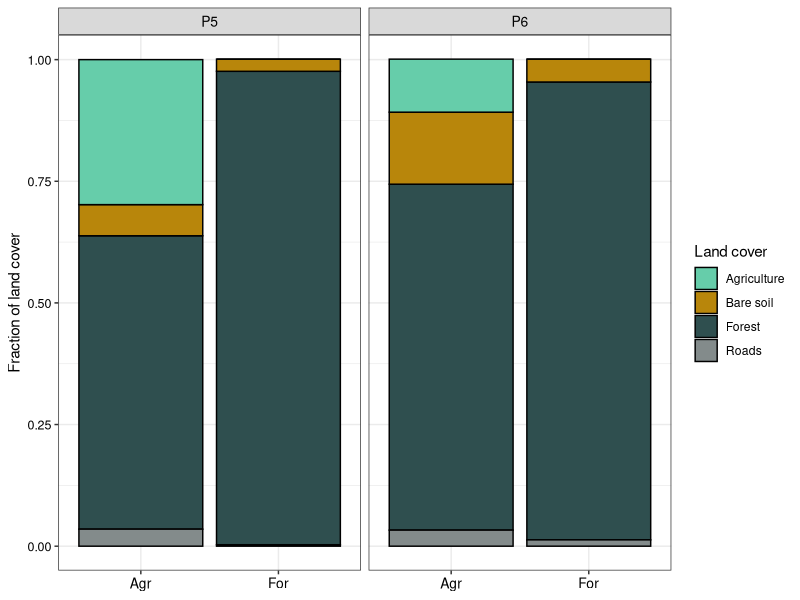
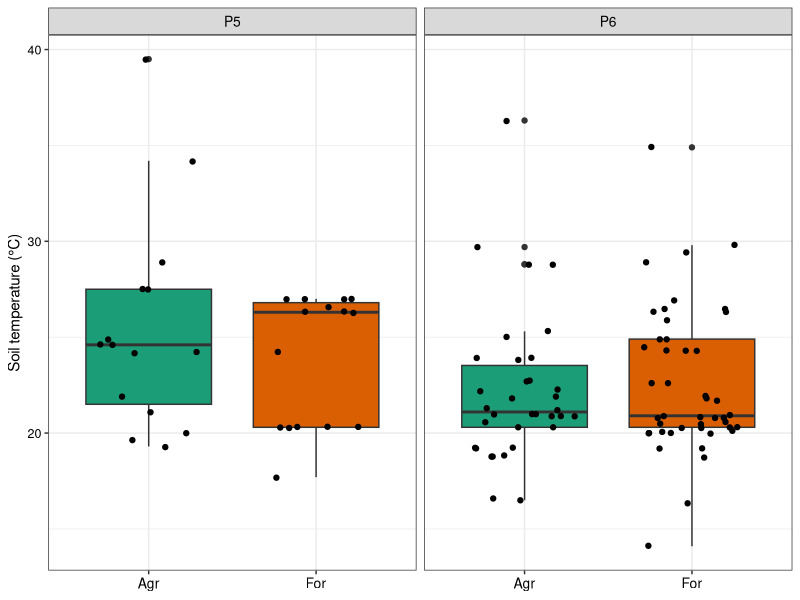
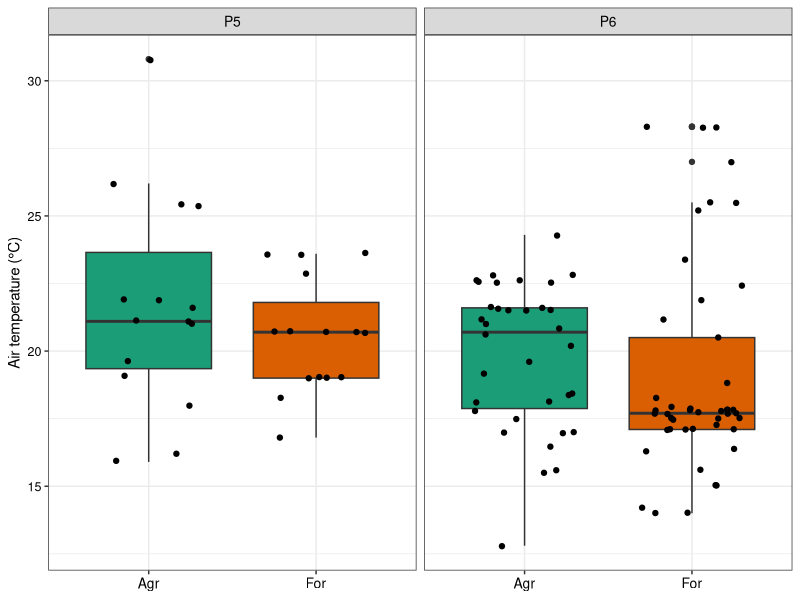
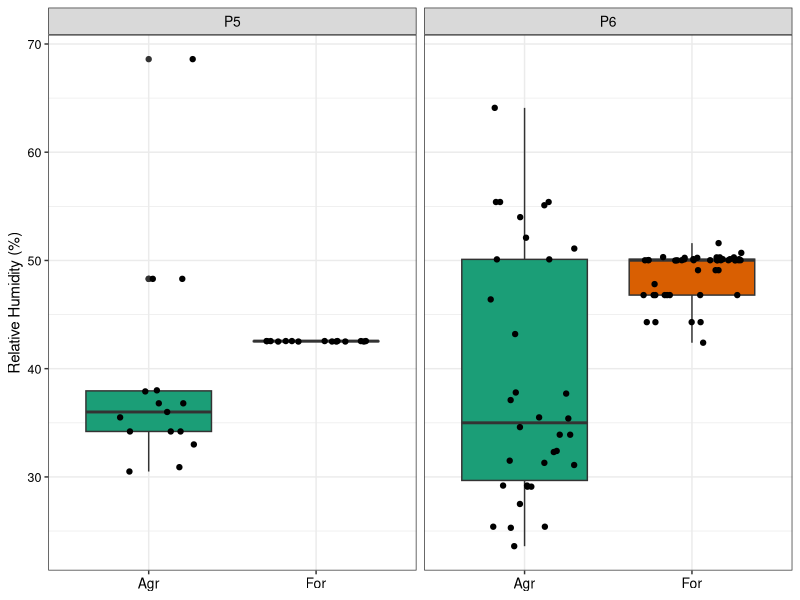
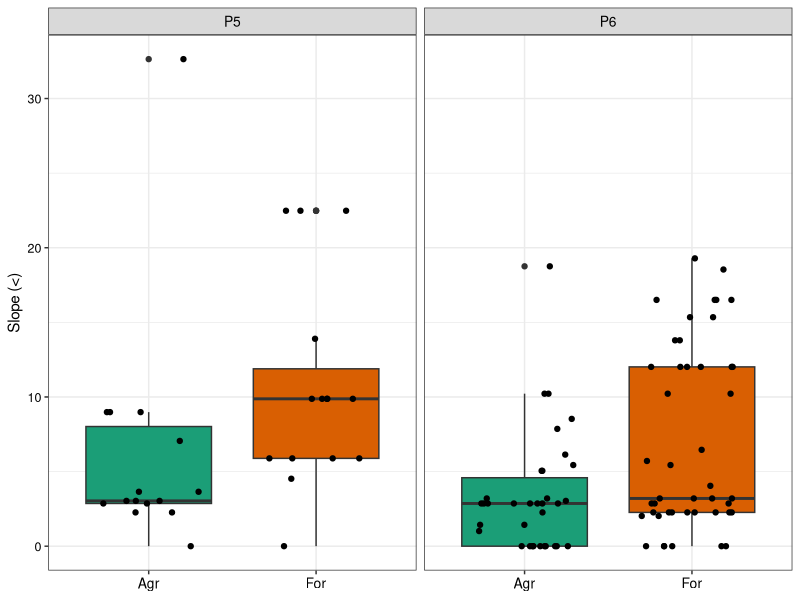
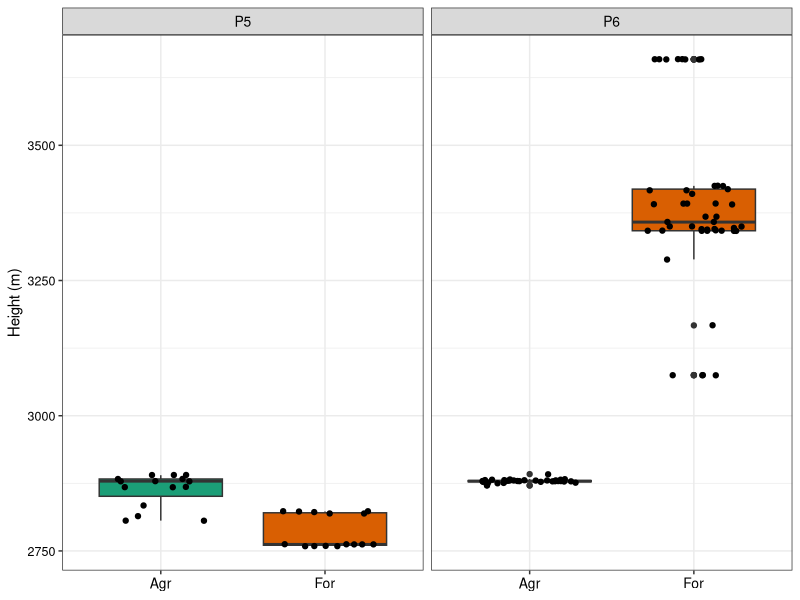
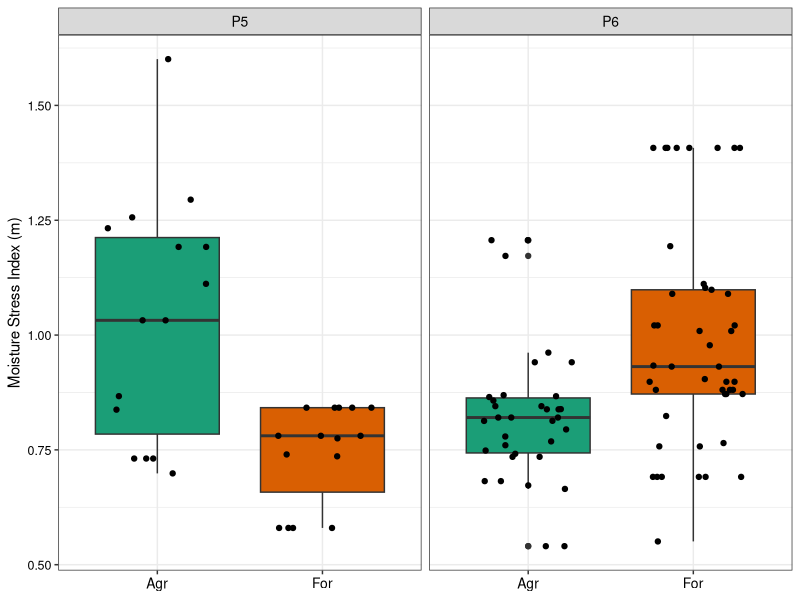
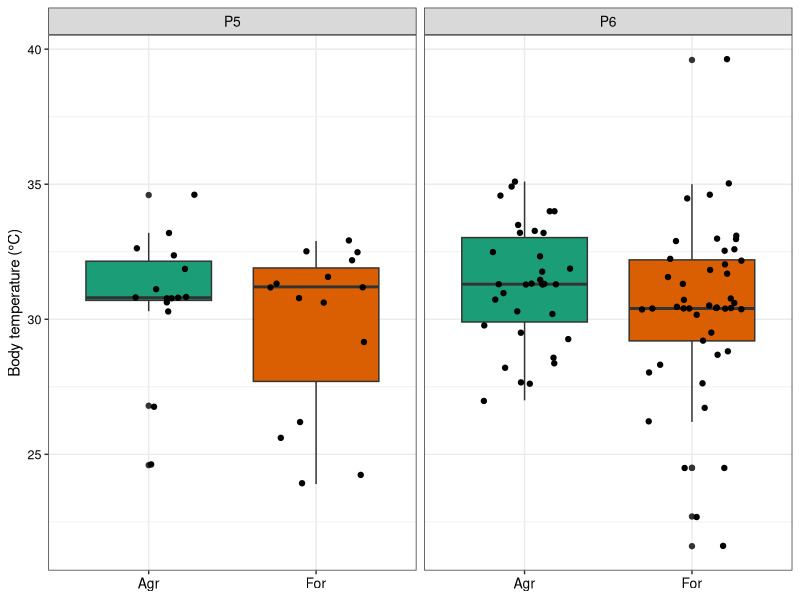

These figures' R source, in order:
## ---- chunk 1
library(ggplot2)
library(nortest)
library(dplyr)
## ---- chunk 2
#Enviromental variables databases
Sg.env<-read.table("Data/Env_Data/Env_Data.txt",header=T)

#Transform to factor some variables
Sg.env$ID<-factor(Sg.env$ID)
Sg.env$Site<-factor(Sg.env$Site)
Sg.env$Polygon<-factor(Sg.env$Polygon)
Sg.env$Site_ID<-factor(Sg.env$Site_ID)

#Explore data
str(Sg.env)
summary(Sg.env)

#Polygon bases
P6<-read.table("Data/Env_Data/P6.txt",header=T)
P5<-read.table("Data/Env_Data/P5.txt",header=T)

#Sites base by polygon
P6For<-read.table("Data/Env_Data/P6For.txt",header=T)
P6Agr<-read.table("Data/Env_Data/P6Agr.txt",header=T)
P5For<-read.table("Data/Env_Data/P5For.txt",header=T)
P5Agr<-read.table("Data/Env_Data/P5Agr.txt",header=T)

#Landscape cover database
Sg.cov<-as.data.frame(read.table("Data/Env_Data/Cov_Data.txt",header=T))

#Transform to factor some variables
Sg.cov$Sites<-factor(Sg.cov$Sites)
Sg.cov$Coverage<-factor(Sg.cov$Coverage,labels=c("Agriculture","Bare soil","Forest","Roads"))

#Explore data
str(Sg.cov)
summary(Sg.env)
## ---- chunk 3
(Sg.lancov<-ggplot(data=Sg.cov, #Database
            aes(x=Sites,y=Prop_Cov,fill=Coverage))+ #Axis definition
            geom_bar(stat="identity",color="black")+ #Geometry definition
            facet_wrap(~Polygon,scale="free_x")+ #Split plots
            ylab("Fraction of land cover")+ #y-axis legend
            scale_fill_manual(values=c("aquamarine3","darkgoldenrod","darkslategray","azure4"))+ #Colors definition
            theme_bw()+ #Canvas definition
            labs(fill="Land cover")+ #Rename legend
            scale_x_discrete(labels=c("Agr","For"))+ #Rename groups of x-axis
            theme(axis.title.x=element_blank(), #Remove title of x-axis
            strip.text.x=element_text(size=10,color="black"), #Size and color of strip.text.x
            axis.text.x=element_text(size=10,color="black"), #Size and color of axis.text.x
            axis.text.y=element_text(size=9,color="black"))) #Size and color of axis.text.y
## ---- chunk 4
ggsave("Analysis/Env_Vars/Figures/Sg.lancov.pdf",dpi=300,limitsize=TRUE,
       width=10,height=7)
## ---- chunk 5
#Plot with St between sites within polygons
(Sg.St.plot<-ggplot(data=Sg.env, #Database
             aes(x=Site_ID,y=St))+ #Axis definition
             geom_boxplot(aes(fill=Site))+ #Geometry definition
             geom_jitter(aes(fill=Site),width=0.3)+ #Geometry definition
             facet_wrap(~Polygon,scale="free_x")+ #Split plots
             ylab("Soil temperature (°C)")+ #y-axis legend
             scale_fill_brewer(palette="Dark2")+ #Colors definition
             scale_x_discrete(labels=c("Agr","For"))+ #Rename groups of x-axis
             theme_bw()+ #Canvas definition
             theme(legend.position="none",axis.title.x=element_blank(), #Remove title of x-axis
             strip.text.x=element_text(size=10,color="black"), #Size and color of strip.text.x
             axis.text.x=element_text(size=10,color="black"), #Size and color of axis.text.x
             axis.text.y=element_text(size=9,color="black"))) #Size and color of axis.text.y
## ---- chunk 6
ggsave("Analysis/Env_Vars/Figures/Sg.St.plot.pdf",dpi=300,limitsize=TRUE,
       width=10,height=7)
## ---- chunk 7
#Shapiro test used to n<50
#shapiro.test(Sg.env$St)

#Lillie test used to n>=50
lillie.test(Sg.env$St)
#St for all data, non-normal
## ---- chunk 8
shapiro.test(P6For$St) #(n<50) 
#lillie.test(P6For$St) #(n>=50)
#St for P6For, non-normal
## ---- chunk 9
shapiro.test(P6Agr$St) #(n<50) 
#lillie.test(P6Agr$St) #(n>=50)
#St for P6Agr, non-normal
## ---- chunk 10
shapiro.test(P5For$St) #(n<50) 
#lillie.test(P5For$St) #(n>=50)
#St for P5For, non-normal
## ---- chunk 11
#P5Agr
shapiro.test(P5Agr$St) #(n<50) 
#lillie.test(P5Agr$St) #(n>=50)
#St for P5Agr, non-normal
## ---- chunk 12
wilcox.test(data=Sg.env,St~Polygon,exact=F)
#If there are significant differences between polygons
## ---- chunk 13
wilcox.test(data=P6,St~Site,exact=F) 
#No significant differences
## ---- chunk 14
wilcox.test(data=P5,St~Site,exact=F) 
#No significant differences
## ---- chunk 15
#Plot with St between sites within polygons
(Sg.At.plot<-ggplot(data=Sg.env, #Database
             aes(x=Site_ID,y=At))+ #Axis definition
             geom_boxplot(aes(fill=Site))+ #Geometry definition
             geom_jitter(aes(fill=Site),width=0.3)+ #Geometry definition
             facet_wrap(~Polygon,scale="free_x")+ #Split plots
             ylab("Air temperature (°C)")+ #y-axis legend
             scale_fill_brewer(palette="Dark2")+ #Colors definition
             scale_x_discrete(labels=c("Agr","For"))+ #Rename groups of x-axis
             theme_bw()+ #Canvas definition
             theme(legend.position="none",axis.title.x=element_blank(), #Remove title of x-axis
             strip.text.x=element_text(size=10,color="black"), #Size and color of strip.text.x
             axis.text.x=element_text(size=10,color="black"), #Size and color of axis.text.x
             axis.text.y=element_text(size=9,color="black"))) #Size and color of axis.text.y
## ---- chunk 16
ggsave("Analysis/Env_Vars/Figures/Sg.At.plot.pdf",dpi=300,limitsize=TRUE,
       width=10,height=7)
## ---- chunk 17
#The activated test is the one used depending on the number of n of the sample
#Lillie test used to n>=50
lillie.test(Sg.env$At)
#At for all data, non-normal
## ---- chunk 18
shapiro.test(P6For$At) #(n<50) 
#lillie.test(P6For$At) #(n>=50)
#St for P6For, non-normal
## ---- chunk 19
shapiro.test(P6Agr$At) #(n<50) 
#lillie.test(P6Agr$At) #(n>=50)
#At for P6Agr, normal
## ---- chunk 20
shapiro.test(P5For$At) #(n<50) 
#lillie.test(P5For$At) #(n>=50)
#St for P5For, normal
## ---- chunk 21
#P5Agr
shapiro.test(P5Agr$At) #(n<50) 
#lillie.test(P5Agr$At) #(n>=50)
#St for P5Agr, normal
## ---- chunk 22
#Search for significant differences between sites within polygon 6
wilcox.test(data=Sg.env,At~Polygon,exact=F)
#If there are significant differences between polygons
## ---- chunk 23
wilcox.test(data=P6,At~Site,exact=F)
#No significant differences
## ---- chunk 24
t.test(data=P6,At~Site,alternative="two.sided")
#No significant differences
## ---- chunk 25
t.test(data=P5,At~Site,alternative="two.sided")
#No significant differences
## ---- chunk 26
#Plot with St between sites within polygons
(Sg.RH.plot<-ggplot(data=Sg.env, #Database
             aes(x=Site_ID,y=RH))+ #Axis definition
             geom_boxplot(aes(fill=Site))+ #Geometry definition
             geom_jitter(aes(fill=Site),width=0.3)+ #Geometry definition
             facet_wrap(~Polygon,scale="free_x")+ #Split plots
             ylab("Relative Humidity (%)")+ #y-axis legend
             scale_fill_brewer(palette="Dark2")+ #Colors definition
             scale_x_discrete(labels=c("Agr","For"))+ #Rename groups of x-axis
             theme_bw()+ #Canvas definition
             theme(legend.position="none",axis.title.x=element_blank(), #Remove title of x-axis
             strip.text.x=element_text(size=10,color="black"), #Size and color of strip.text.x
             axis.text.x=element_text(size=10,color="black"), #Size and color of axis.text.x
             axis.text.y=element_text(size=9,color="black"))) #Size and color of axis.text.y
## ---- chunk 27
ggsave("Analysis/Env_Vars/Figures/Sg.RH.plot.pdf",dpi=300,limitsize=TRUE,
       width=10,height=7)
## ---- chunk 28
#The activated test is the one used depending on the number of n of the sample

#Shapiro test used to n<50
#shapiro.test(Sg.env$RH)

#Lillie test used to n>=50
lillie.test(Sg.env$RH)
#At for all data, non-normal
## ---- chunk 29
shapiro.test(P6For$RH) #(n<50) 
#lillie.test(P6For$RH) #(n>=50)
#St for P6For, non-normal
## ---- chunk 30
shapiro.test(P6Agr$RH) #(n<50) 
#lillie.test(P6Agr$RH) #(n>=50)
#At for P6Agr, non-normal
## ---- chunk 31
shapiro.test(P5For$RH) #(n<50) 
#lillie.test(P5For$RH) #(n>=50)
#St for P5For, non-normal
## ---- chunk 32
#P5Agr
shapiro.test(P5Agr$RH) #(n<50) 
#lillie.test(P5Agr$RH) #(n>=50)
#St for P5Agr, non-normal
## ---- chunk 33
#Search for significant differences between sites within polygon 6
wilcox.test(data=Sg.env,RH~Polygon,exact=F)
#If there are significant differences between polygons
## ---- chunk 34
wilcox.test(data=P6,RH~Site,exact=F)
#If there are significant differences between polygons
## ---- chunk 35
wilcox.test(data=P5,RH~Site,exact=F)
#If there are significant differences between polygons
## ---- chunk 36
#Plot with St between sites within polygons
(Sg.Slope.plot<-ggplot(data=Sg.env, #Database
             aes(x=Site_ID,y=Slope))+ #Axis definition
             geom_boxplot(aes(fill=Site))+ #Geometry definition
             geom_jitter(aes(fill=Site),width=0.3)+ #Geometry definition
             facet_wrap(~Polygon,scale="free_x")+ #Split plots
             ylab("Slope (<)")+ #y-axis legend
             scale_fill_brewer(palette="Dark2")+ #Colors definition
             scale_x_discrete(labels=c("Agr","For"))+ #Rename groups of x-axis
             theme_bw()+ #Canvas definition
             theme(legend.position="none",axis.title.x=element_blank(), #Remove title of x-axis
             strip.text.x=element_text(size=10,color="black"), #Size and color of strip.text.x
             axis.text.x=element_text(size=10,color="black"), #Size and color of axis.text.x
             axis.text.y=element_text(size=9,color="black"))) #Size and color of axis.text.y
## ---- chunk 37
ggsave("Analysis/Env_Vars/Figures/Sg.Slope.plot.pdf",dpi=300,limitsize=TRUE,
       width=10,height=7)
## ---- chunk 38
#The activated test is the one used depending on the number of n of the sample

#Shapiro test used to n<50
#shapiro.test(Sg.env$Slope)

#Lillie test used to n>=50
lillie.test(Sg.env$Slope)
#At for all data, non-normal
## ---- chunk 39
shapiro.test(P6For$Slope) #(n<50) 
#lillie.test(P6For$Slope) #(n>=50)
#St for P6For, non-normal
## ---- chunk 40
shapiro.test(P6Agr$Slope) #(n<50) 
#lillie.test(P6Agr$Slope) #(n>=50)
#At for P6Agr, non-normal
## ---- chunk 41
shapiro.test(P5For$Slope) #(n<50) 
#lillie.test(P5For$Slope) #(n>=50)
#St for P5For, non-normal
## ---- chunk 42
#P5Agr
shapiro.test(P5Agr$Slope) #(n<50) 
#lillie.test(P5Agr$Slope) #(n>=50)
#St for P5Agr, non-normal
## ---- chunk 43
#Search for significant differences between sites within polygon 6
wilcox.test(data=Sg.env,Slope~Polygon,exact=F)
#If there are significant differences between polygons
## ---- chunk 44
wilcox.test(data=P6,Slope~Site,exact=F)
#If there are significant differences between polygons
## ---- chunk 45
wilcox.test(data=P5,Slope~Site,exact=F)
#If there are significant differences between polygons
## ---- chunk 46
#Plot with St between sites within polygons
(Sg.DEM.plot<-ggplot(data=Sg.env, #Database
             aes(x=Site_ID,y=DEM))+ #Axis definition
             geom_boxplot(aes(fill=Site))+ #Geometry definition
             geom_jitter(aes(fill=Site),width=0.3)+ #Geometry definition
             facet_wrap(~Polygon,scale="free_x")+ #Split plots
             ylab("Height (m)")+ #y-axis legend
             scale_fill_brewer(palette="Dark2")+ #Colors definition
             scale_x_discrete(labels=c("Agr","For"))+ #Rename groups of x-axis
             theme_bw()+ #Canvas definition
             theme(legend.position="none",axis.title.x=element_blank(), #Remove title of x-axis
             strip.text.x=element_text(size=10,color="black"), #Size and color of strip.text.x
             axis.text.x=element_text(size=10,color="black"), #Size and color of axis.text.x
             axis.text.y=element_text(size=9,color="black"))) #Size and color of axis.text.y
## ---- chunk 47
ggsave("Analysis/Env_Vars/Figures/Sg.DEM.plot.pdf",dpi=300,limitsize=TRUE,
       width=10,height=7)
## ---- chunk 48
#The activated test is the one used depending on the number of n of the sample

#Shapiro test used to n<50
#shapiro.test(Sg.env$DEM)

#Lillie test used to n>=50
lillie.test(Sg.env$DEM)
#At for all data, non-normal
## ---- chunk 49
shapiro.test(P6For$DEM) #(n<50) 
#lillie.test(P6For$DEM) #(n>=50)
#St for P6For, non-normal
## ---- chunk 50
shapiro.test(P6Agr$DEM) #(n<50) 
#lillie.test(P6Agr$DEM) #(n>=50)
#At for P6Agr, non-normal
## ---- chunk 51
shapiro.test(P5For$DEM) #(n<50) 
#lillie.test(P5For$DEM) #(n>=50)
#St for P5For, non-normal
## ---- chunk 52
#P5Agr
shapiro.test(P5Agr$DEM) #(n<50) 
#lillie.test(P5Agr$DEM) #(n>=50)
#St for P5Agr, non-normal
## ---- chunk 53
#Search for significant differences between sites within polygon 6
wilcox.test(data=Sg.env,DEM~Polygon,exact=F)
#If there are significant differences between polygons
## ---- chunk 54
wilcox.test(data=P6,DEM~Site,exact=F)
#If there are significant differences between polygons
## ---- chunk 55
wilcox.test(data=P5,DEM~Site,exact=F)
#If there are significant differences between polygons
## ---- chunk 56
#Plot with St between sites within polygons
(Sg.MSI.plot<-ggplot(data=Sg.env, #Database
             aes(x=Site_ID,y=MSI))+ #Axis definition
             geom_boxplot(aes(fill=Site))+ #Geometry definition
             geom_jitter(aes(fill=Site),width=0.3)+ #Geometry definition
             facet_wrap(~Polygon,scale="free_x")+ #Split plots
             ylab("Moisture Stress Index (m)")+ #y-axis legend
             scale_fill_brewer(palette="Dark2")+ #Colors definition
             scale_x_discrete(labels=c("Agr","For"))+ #Rename groups of x-axis
             theme_bw()+ #Canvas definition
             theme(legend.position="none",axis.title.x=element_blank(), #Remove title of x-axis
             strip.text.x=element_text(size=10,color="black"), #Size and color of strip.text.x
             axis.text.x=element_text(size=10,color="black"), #Size and color of axis.text.x
             axis.text.y=element_text(size=9,color="black"))) #Size and color of axis.text.y
## ---- chunk 57
ggsave("Analysis/Env_Vars/Figures/Sg.MSI.plot.pdf",dpi=300,limitsize=TRUE,
       width=10,height=7)
## ---- chunk 58
#The activated test is the one used depending on the number of n of the sample

#Shapiro test used to n<50
#shapiro.test(Sg.env$DEM)

#Lillie test used to n>=50
lillie.test(Sg.env$MSI)
#At for all data, non-normal
## ---- chunk 59
shapiro.test(P6For$MSI) #(n<50) 
#lillie.test(P6For$MSI) #(n>=50)
#St for P6For, non-normal
## ---- chunk 60
shapiro.test(P6Agr$MSI) #(n<50) 
#lillie.test(P6Agr$MSI) #(n>=50)
#At for P6Agr, non-normal
## ---- chunk 61
shapiro.test(P5For$MSI) #(n<50) 
#lillie.test(P5For$MSI) #(n>=50)
#St for P5For, non-normal
## ---- chunk 62
#P5Agr
shapiro.test(P5Agr$MSI) #(n<50) 
#lillie.test(P5Agr$MSI) #(n>=50)
#St for P5Agr, non-normal
## ---- chunk 63
#Search for significant differences between sites within polygon 6
wilcox.test(data=Sg.env,MSI~Polygon,exact=F)
#If there are significant differences between polygons
## ---- chunk 64
wilcox.test(data=P6,MSI~Site,exact=F)
#If there are significant differences between polygons
## ---- chunk 65
wilcox.test(data=P5,MSI~Site,exact=F)
#If there are significant differences between polygons
## ---- chunk 66
#Plot with St between sites within polygons
(Sg.Bt.plot<-ggplot(data=Sg.env, #Database
             aes(x=Site_ID,y=Bt))+ #Axis definition
             geom_boxplot(aes(fill=Site))+ #Geometry definition
             geom_jitter(aes(fill=Site),width=0.3)+ #Geometry definition
             facet_wrap(~Polygon,scale="free_x")+ #Split plots
             ylab("Body temperature (°C)")+ #y-axis legend
             scale_fill_brewer(palette="Dark2")+ #Colors definition
             scale_x_discrete(labels=c("Agr","For"))+ #Rename groups of x-axis
             theme_bw()+ #Canvas definition
             theme(legend.position="none",axis.title.x=element_blank(), #Remove title of x-axis
             strip.text.x=element_text(size=10,color="black"), #Size and color of strip.text.x
             axis.text.x=element_text(size=10,color="black"), #Size and color of axis.text.x
             axis.text.y=element_text(size=9,color="black"))) #Size and color of axis.text.y
## ---- chunk 67
ggsave("Analysis/Env_Vars/Figures/Sg.Bt.plot.pdf",dpi=300,limitsize=TRUE,
       width=10,height=7)
## ---- chunk 68
#The activated test is the one used depending on the number of n of the sample

#Shapiro test used to n<50
#shapiro.test(Sg.env$Bt)

#Lillie test used to n>=50
lillie.test(Sg.env$Bt)
#At for all data, non-normal
## ---- chunk 69
shapiro.test(P6For$Bt) #(n<50) 
#lillie.test(P6For$Bt) #(n>=50)
#St for P6For, non-normal
## ---- chunk 70
shapiro.test(P6Agr$Bt) #(n<50) 
#lillie.test(P6Agr$Bt) #(n>=50)
#At for P6Agr, normal
## ---- chunk 71
shapiro.test(P5For$Bt) #(n<50) 
#lillie.test(P5For$Bt) #(n>=50)
#St for P5For, non-normal
## ---- chunk 72
#P5Agr
shapiro.test(P5Agr$Bt) #(n<50) 
#lillie.test(P5Agr$Bt) #(n>=50)
#St for P5Agr, non-normal
## ---- chunk 73
wilcox.test(data=Sg.env,Bt~Polygon,exact=F)
#If there are significant differences between polygons
## ---- chunk 74
wilcox.test(data=P6,Bt~Site,exact=F)
#No significant differences
## ---- chunk 75
t.test(data=P6,Bt~Site,alternative="two.sided")
#No significant differences
## ---- chunk 76
wilcox.test(data=P5,Bt~Site,exact=F)
#No significant differences
